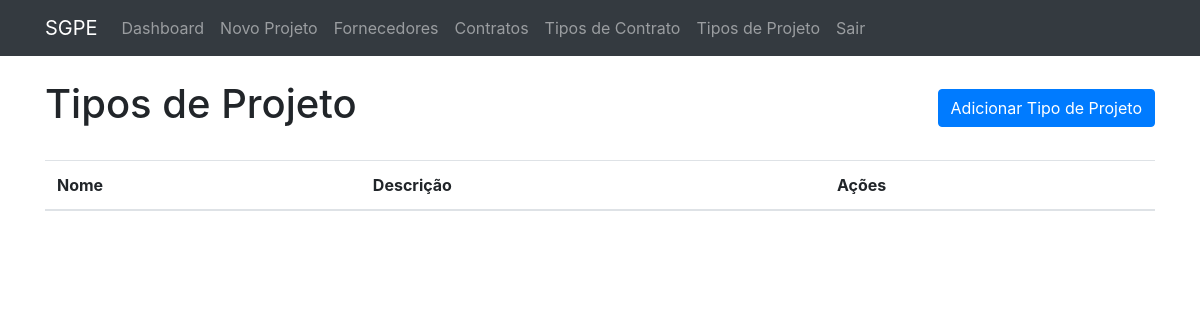
The app's page /project_types (signed in), older data.
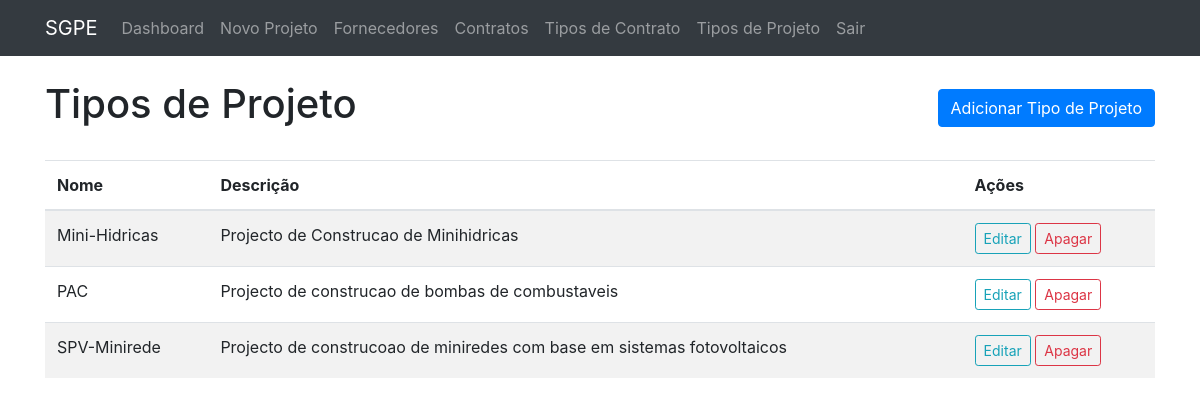
The same page, newer data.
### sgpe/models.py (models this page shows, shortened)
class ProjectType(db.Model):
    id = db.Column(db.Integer, primary_key=True)
    name = db.Column(db.String(100), unique=True, nullable=False)
    description = db.Column(db.Text, nullable=True)
    projects = db.relationship('Project', backref='project_type', lazy=True)

### sgpe/main/routes.py (the view)
@main.route("/project_types")
@login_required
def project_types():
    if not current_user.is_admin:
        abort(403)
    page = request.args.get('page', 1, type=int)
    project_types = ProjectType.query.order_by(ProjectType.name.asc()).paginate(page=page, per_page=10)
    return render_template('project_types.html', project_types=project_types, title='Tipos de Projeto')

### sgpe/__init__.py (called while the page is built)
def create_app(config_name):
    app = Flask(__name__, template_folder='../templates', static_folder='../static')
    app.config.from_object(config[config_name])
    config[config_name].init_app(app)
    db.init_app(app)
    bcrypt.init_app(app)
    login_manager.init_app(app)
    from sgpe.models import User
    @login_manager.user_loader
    def load_user(user_id):
        return User.query.get(int(user_id))
    from sgpe.main.routes import main
    app.register_blueprint(main)
    return app

### templates/project_types.html (shortened to what this page needs)
{% extends "layout.html" %}
{% block content %}
    <div class="content-section">
        <div class="d-flex justify-content-between align-items-center mb-4">
            <h1>Tipos de Projeto</h1>
            <a href="{{ url_for('main.add_project_type') }}" class="btn btn-primary">Adicionar Tipo de Projeto</a>
        </div>
        <div class="table-responsive">
            <table class="table table-striped table-hover">
                <thead>
                    <tr>
                        <th>Nome</th>
                        <th>Descrição</th>
                        <th>Ações</th>
                    </tr>
                </thead>
                <tbody>
                    {% for pt in project_types.items %}
                        <tr>
                            <td>{{ pt.name }}</td>
                            <td>{{ pt.description }}</td>
                            <td>
                                <a href="{{ url_for('main.edit_project_type', project_type_id=pt.id) }}" class="btn btn-sm btn-outline-info">Editar</a>
                                <button type="button" class="btn btn-sm btn-outline-danger" data-bs-toggle="modal" data-bs-target="#deleteModal-{{ pt.id }}">
                                    Apagar
                                </button>
                            </td>
                        </tr>
                    {% endfor %}
                </tbody>
            </table>
        </div>
    </div>
{% endblock content %}

Row changes from the older to the newer data that the page shows:
added ProjectType: name "Mini-Hidricas", description "Projecto de Construcao de Minihidricas"
added ProjectType: name "PAC", description "Projecto de construcao de bombas de combustaveis"
added ProjectType: name "SPV-Minirede", description "Projecto de construcoao de miniredes com base em sistemas fotovoltaicos"
